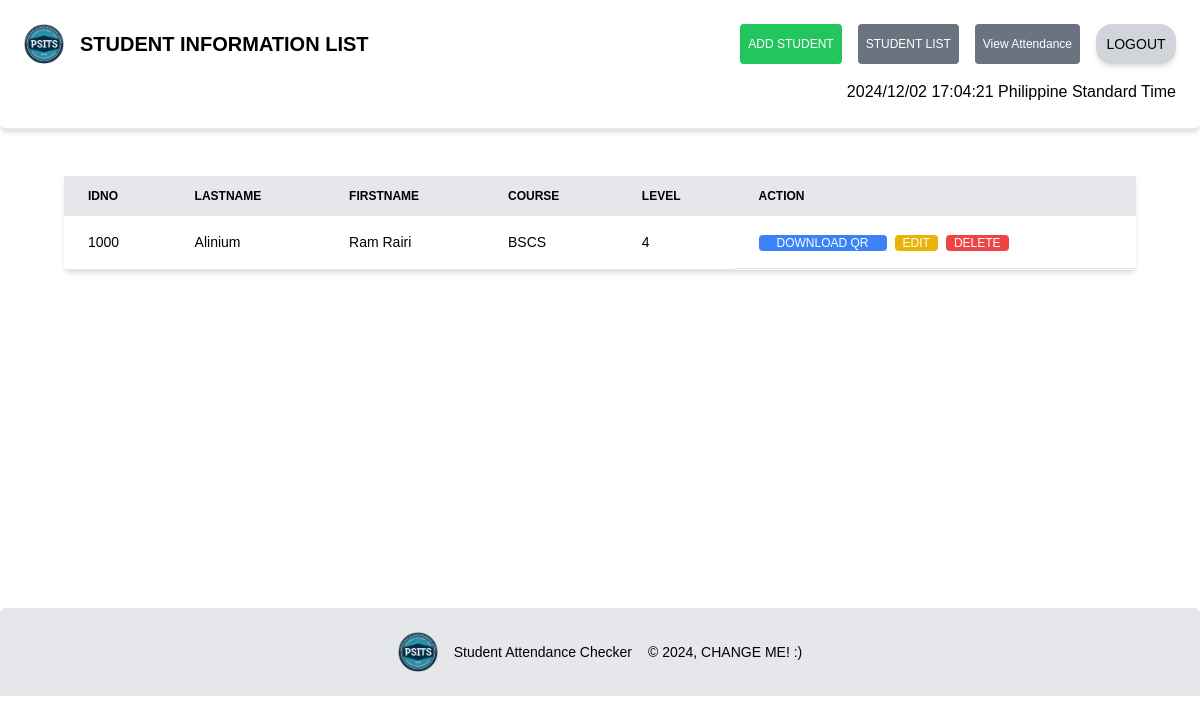
The page /studentlist (signed in) on the database as committed earlier.
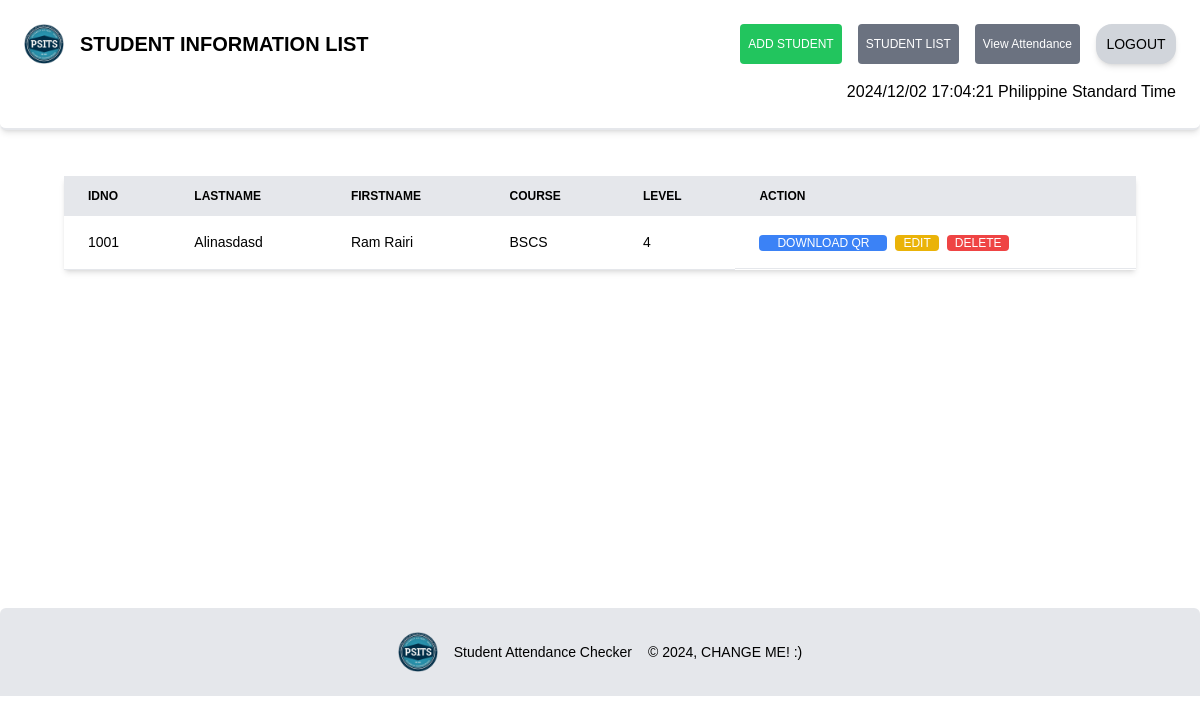
The same page on the database as committed later.
### tables this page shows
CREATE TABLE students (
id INTEGER PRIMARY KEY,
idno text UNIQUE,
lastname text,
firstname text,
course text,
level text,
qrcode text, image text);

### app.py (the view)
@app.route('/studentlist')
def studentlist():
	if not session.get('name'):
		return redirect('/')
	else:
		return render_template('studentinfo.html', header=True, headerTitle='Student Information List', students=get_students())

### app.py (called while the page is built)
def get_students() -> dict:
	return dbhelper.getall_records('students')

@app.after_request
def after_request(response):
	response.headers['Cache-Control'] = 'no-cache, no-store, must-revalidate'
	return response

### dbhelper.py (called while the page is built)
def getprocess(sql:str) -> object:
	db:object = connect(database)
	cursor:object = db.cursor()
	cursor.execute(sql)
	cursor.row_factory = Row
	data:dict = cursor.fetchall()
	db.close()
	for d in data:
		print(dict(d))
	return data

def getall_records(table:str) -> dict:
	sql:str = f"SELECT * FROM {table}"
	data = getprocess(sql)
	print(f"Get All Record: {sql}")
	return data

### templates/studentinfo.html (shortened to what this page needs)
{% extends 'base.html' %}
{% block content %}
<section class='text-sm text-black min-h-[100vh]'>
	<div class='min-h-64 px-16 overflow-x-auto relative flex flex-col gap-8'>
		<table class='w-full table-auto text-left shadow-md' id='student-info-table'>
			<thead class='text-xs uppercase bg-gray-200'>
				<tr>
					<th class='px-6 py-3'>IDNO</th>
					<th class='px-6 py-3'>Lastname</th>
					<th class='px-6 py-3'>Firstname</th>
					<th class='px-6 py-3'>Course</th>
					<th class='px-6 py-3'>Level</th>
					<th class='px-6 py-3'>Action</th>
				</tr>
			</thead>
			<tbody id='student-info-tbody'>
				{% for student in students %}
				<tr class='hover:bg-gray-100'>
					<td class='px-6 py-4 border-b'>{{ student['idno'] }}</td>
					<td class='px-6 py-4 border-b'>{{ student['lastname'].title() }}</td>
					<td class='px-6 py-4 border-b'>{{ student['firstname'].title() }}</td>
					<td class='px-6 py-4 border-b'>{{ student['course'].upper() }}</td>
					<td class='px-6 py-4 border-b'>{{ student['level'] }}</td>
					<td class='px-6 py-4 border-b flex gap-2'>
						<div class='relative'>
							<button
							type='button'
							data-idno="{{ student['idno'] }}"
							data-qrcode="{{ student['qrcode'] }}"
							onclick='downloadQR(this)'
							class='px-2 w-32 text-white active:scale-95 bg-blue-500 rounded text-xs'
							onmouseover="showTooltip('download-qr-button-tooltip-{{ student['idno'] }}')"
							onmouseout="hideTooltip('download-qr-button-tooltip-{{ student['idno'] }}')"
							>
								DOWNLOAD QR
							</button>
						</div>
						<div class='relative'>
							<button
							id="edit-button-{{ student['idno'] }}"
							data-idno="{{ student['idno'] }}"
							data-lastname="{{ student['lastname'] }}"
							data-firstname="{{ student['firstname'] }}"
							data-course="{{ student['course'] }}"
							data-level="{{ student['level'] }}"
							data-qrcode="{{ student['qrcode'] }}"
							data-image="{{ student['image'] }}"
							onclick='editStudent(this)'
							class="px-2 text-white bg-yellow-500 rounded active:scale-95 text-xs">
								EDIT
							</button>
						</div>
						<div class='relative'>
							<button
							type='button'
							data-idno="{{ student['idno'] }}"
							onclick='deleteStudent(this)'
							class='px-2 text-white active:scale-95 bg-red-500 rounded text-xs'
							>
								DELETE
							</button>
						</div>
					</td>
				</tr>
				{% endfor %}
			</tbody>
		</table>
	</div>
</section>
{% endblock %}

### templates/base.html (shortened to what this page needs)
<!DOCTYPE html>
<html lang='en'>
<head>
	<link rel='stylesheet' href='/static/css/main.css'>
	<link rel="stylesheet" href='/static/css/all.css'>
</head>
<body>
	<section class="font-logam">
		<div>
			{% if header %}
				{% include 'header.html' %}
			{% endif %}
			<main id='main-body' class='py-44 max-md:py-56 max-sm:py-64'>
				{% block content %}
				{% endblock %}
			</main>
			<footer class="text-gray-600 bottom-0 w-full h-[10%]">
				<div class="bg-gray-200 rounded-t-md">
					<div class="container mx-auto py-6 px-5 flex gap-4 justify-center align-center">
						<img class='w-10 object-contain flex self-start' src="/static/img/bg-img/psitslogo.png" alt="psitslogo">
						<h3 class='text-black text-sm sm:text-left self-center'>Student Attendance Checker</h3>
						<p class="text-black text-sm sm:text-left self-center">&copy; 2024, CHANGE ME! :)</p>
					</div>
				</div>
			</footer>
		</div>
	</section>
</body>
</html>

### templates/header.html (shortened to what this page needs)
<header class='text-black top-0 z-10 fixed w-full h-[10%]'>
    <div class='w-full z-20 relative'>
        <div class='bg-white py-6 px-6 border-b-2 rounded-b-md shadow-md'>
            <div class='grid grid-cols-2 gap-4'>
                <div class='justify-self-start'>
                    <a href="{{ url_for('studentlist') }}" class='flex gap-4'>
                        <img class='w-10 object-contain flex self-start hover:cursor-pointer'
                    src="/static/img/bg-img/psitslogo.png"
                    alt="psitslogo">
                        <h1 class='self-center w-full uppercase text-xl'>
                            <b class="text-black">
                                {{ headerTitle }}
                            </b>
                        </h1>
                    </a>
                </div>
                <div class='flex gap-4 justify-self-end'>
                    <button
                    type='button'
                    onclick='addStudent()'
                    class='px-2 text-white active:scale-95 bg-green-500 rounded text-xs'>
                        ADD STUDENT
                    </button>
                    <button type='button'
                    onclick="window.location.href='{{ url_for('studentlist') }}'"
                    class='px-2 text-white active:scale-95 bg-gray-500 rounded text-xs'>
                        STUDENT LIST
                    </button>
                    <button type='button'
                    onclick="window.location.href='{{ url_for('attendanceviewer') }}'"
                    class='px-2 text-white active:scale-95 bg-gray-500 rounded text-xs'>
                    View Attendance
                    </button>
                    <button type='button' onclick="window.location.href='{{ url_for('logout') }}'" class='static text-black text-sm py-2 rounded-2xl bg-gray-300 shadow-md w-20 h-10 hover:scale-105 active:scale-100'>
                        LOGOUT
                    </button>
                </div>
                <div class='col-span-2 justify-self-end'>
                    <span id='timestamp'>...</span>
                </div>
            </div>
        </div>
    </div>
</header>

Rows that differ between the two databases and show on the page:
changed students "Ram Rairi": idno "1000" → "1001"; lastname "Alinium" → "Alinasdasd"
